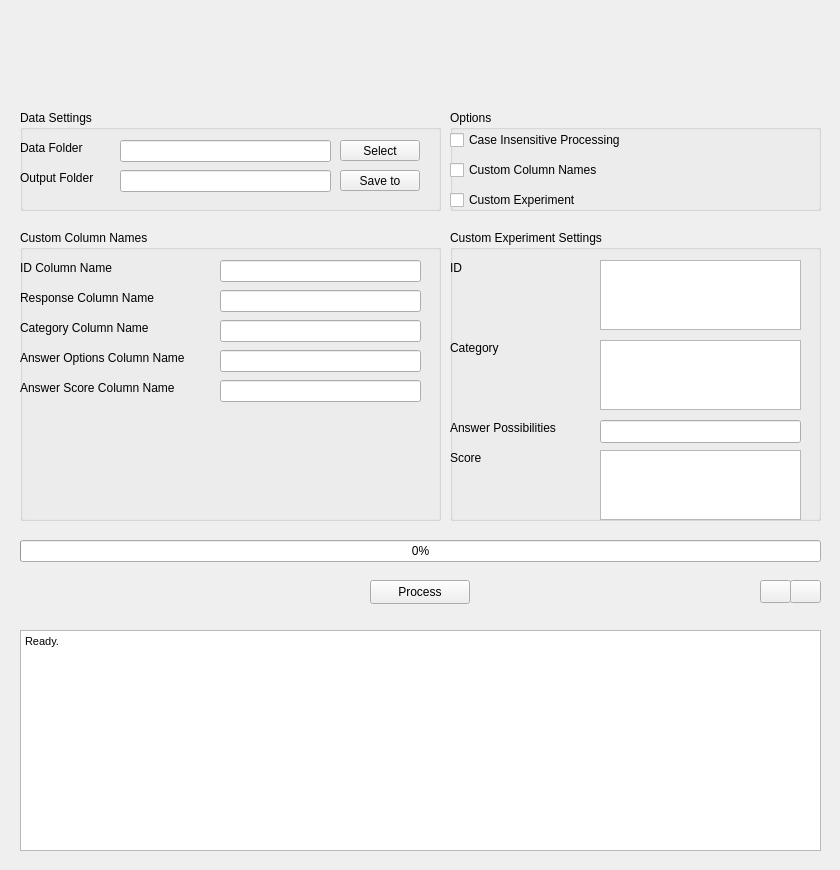
<?xml version="1.0" encoding="UTF-8"?>
<ui version="4.0">
 <class>MainWindow</class>
 <widget class="QMainWindow" name="MainWindow">
  <property name="geometry">
   <rect>
    <x>0</x>
    <y>0</y>
    <width>840</width>
    <height>870</height>
   </rect>
  </property>
  <property name="windowTitle">
   <string>MainWindow</string>
  </property>
  <widget class="QWidget" name="centralwidget">
   <widget class="QPushButton" name="processButton">
    <property name="geometry">
     <rect>
      <x>370</x>
      <y>580</y>
      <width>100</width>
      <height>24</height>
     </rect>
    </property>
    <property name="toolTip">
     <string>Start the merging process</string>
    </property>
    <property name="text">
     <string>Process</string>
    </property>
   </widget>
   <widget class="QPushButton" name="docButton">
    <property name="geometry">
     <rect>
      <x>760</x>
      <y>580</y>
      <width>31</width>
      <height>23</height>
     </rect>
    </property>
    <property name="toolTip">
     <string>Help</string>
    </property>
    <property name="text">
     <string/>
    </property>
    <property name="icon">
     <iconset>
      <normaloff>:/resources/help-about.png</normaloff>:/resources/help-about.png</iconset>
    </property>
    <property name="iconSize">
     <size>
      <width>18</width>
      <height>18</height>
     </size>
    </property>
   </widget>
   <widget class="QPushButton" name="aboutButton">
    <property name="geometry">
     <rect>
      <x>790</x>
      <y>580</y>
      <width>31</width>
      <height>23</height>
     </rect>
    </property>
    <property name="toolTip">
     <string>About this application...</string>
    </property>
    <property name="text">
     <string/>
    </property>
    <property name="icon">
     <iconset>
      <normaloff>:/resources/help-contents.png</normaloff>:/resources/help-contents.png</iconset>
    </property>
    <property name="iconSize">
     <size>
      <width>18</width>
      <height>18</height>
     </size>
    </property>
   </widget>
   <widget class="QGroupBox" name="groupBox">
    <property name="geometry">
     <rect>
      <x>450</x>
      <y>230</y>
      <width>371</width>
      <height>291</height>
     </rect>
    </property>
    <property name="title">
     <string>Custom Experiment Settings</string>
    </property>
    <widget class="QLabel" name="idCustomLabel">
     <property name="geometry">
      <rect>
       <x>0</x>
       <y>30</y>
       <width>16</width>
       <height>16</height>
      </rect>
     </property>
     <property name="text">
      <string>ID</string>
     </property>
    </widget>
    <widget class="QLabel" name="categoryCustomLabel">
     <property name="geometry">
      <rect>
       <x>0</x>
       <y>110</y>
       <width>57</width>
       <height>16</height>
      </rect>
     </property>
     <property name="text">
      <string>Category</string>
     </property>
    </widget>
    <widget class="QLabel" name="answerCustomLabel">
     <property name="geometry">
      <rect>
       <x>0</x>
       <y>190</y>
       <width>122</width>
       <height>16</height>
      </rect>
     </property>
     <property name="text">
      <string>Answer Possibilities</string>
     </property>
    </widget>
    <widget class="QLabel" name="scoreCustomLabel">
     <property name="geometry">
      <rect>
       <x>0</x>
       <y>220</y>
       <width>36</width>
       <height>16</height>
      </rect>
     </property>
     <property name="text">
      <string>Score</string>
     </property>
    </widget>
    <widget class="QPlainTextEdit" name="idCustomPlainTextEdit">
     <property name="geometry">
      <rect>
       <x>150</x>
       <y>30</y>
       <width>201</width>
       <height>70</height>
      </rect>
     </property>
     <property name="maximumSize">
      <size>
       <width>16777215</width>
       <height>16777215</height>
      </size>
     </property>
    </widget>
    <widget class="QPlainTextEdit" name="categoryCustomPlainTextEdit">
     <property name="geometry">
      <rect>
       <x>150</x>
       <y>110</y>
       <width>201</width>
       <height>70</height>
      </rect>
     </property>
     <property name="maximumSize">
      <size>
       <width>16777215</width>
       <height>16777215</height>
      </size>
     </property>
    </widget>
    <widget class="QLineEdit" name="answerCustomLineEdit">
     <property name="geometry">
      <rect>
       <x>150</x>
       <y>190</y>
       <width>201</width>
       <height>23</height>
      </rect>
     </property>
    </widget>
    <widget class="QPlainTextEdit" name="scoreCustomPlainTextEdit">
     <property name="geometry">
      <rect>
       <x>150</x>
       <y>220</y>
       <width>201</width>
       <height>70</height>
      </rect>
     </property>
     <property name="maximumSize">
      <size>
       <width>16777215</width>
       <height>16777215</height>
      </size>
     </property>
    </widget>
    <zorder>answerCustomLabel</zorder>
    <zorder>answerCustomLineEdit</zorder>
    <zorder>idCustomPlainTextEdit</zorder>
    <zorder>idCustomLabel</zorder>
    <zorder>scoreCustomLabel</zorder>
    <zorder>categoryCustomPlainTextEdit</zorder>
    <zorder>scoreCustomPlainTextEdit</zorder>
    <zorder>categoryCustomLabel</zorder>
    <zorder>idCustomLabel</zorder>
    <zorder>categoryCustomLabel</zorder>
    <zorder>answerCustomLabel</zorder>
    <zorder>scoreCustomLabel</zorder>
    <zorder>idCustomPlainTextEdit</zorder>
    <zorder>categoryCustomPlainTextEdit</zorder>
    <zorder>answerCustomLineEdit</zorder>
    <zorder>scoreCustomPlainTextEdit</zorder>
   </widget>
   <widget class="QGroupBox" name="groupBox_2">
    <property name="geometry">
     <rect>
      <x>20</x>
      <y>230</y>
      <width>421</width>
      <height>291</height>
     </rect>
    </property>
    <property name="title">
     <string>Custom Column Names</string>
    </property>
    <widget class="QLabel" name="idColumnLabel">
     <property name="geometry">
      <rect>
       <x>0</x>
       <y>30</y>
       <width>102</width>
       <height>16</height>
      </rect>
     </property>
     <property name="text">
      <string>ID Column Name</string>
     </property>
    </widget>
    <widget class="QLabel" name="responseColumnLabel">
     <property name="geometry">
      <rect>
       <x>0</x>
       <y>60</y>
       <width>152</width>
       <height>16</height>
      </rect>
     </property>
     <property name="text">
      <string>Response Column Name</string>
     </property>
    </widget>
    <widget class="QLabel" name="categoryColumnLabel">
     <property name="geometry">
      <rect>
       <x>0</x>
       <y>90</y>
       <width>146</width>
       <height>16</height>
      </rect>
     </property>
     <property name="text">
      <string>Category Column Name</string>
     </property>
    </widget>
    <widget class="QLabel" name="answerOptionColumnLabel">
     <property name="geometry">
      <rect>
       <x>0</x>
       <y>120</y>
       <width>187</width>
       <height>16</height>
      </rect>
     </property>
     <property name="text">
      <string>Answer Options Column Name</string>
     </property>
    </widget>
    <widget class="QLabel" name="answerScoreColumnLabel">
     <property name="geometry">
      <rect>
       <x>0</x>
       <y>150</y>
       <width>175</width>
       <height>16</height>
      </rect>
     </property>
     <property name="text">
      <string>Answer Score Column Name</string>
     </property>
    </widget>
    <widget class="QLineEdit" name="idColumnLineEdit">
     <property name="geometry">
      <rect>
       <x>200</x>
       <y>30</y>
       <width>201</width>
       <height>22</height>
      </rect>
     </property>
    </widget>
    <widget class="QLineEdit" name="responseColumnLineEdit">
     <property name="geometry">
      <rect>
       <x>200</x>
       <y>60</y>
       <width>201</width>
       <height>22</height>
      </rect>
     </property>
    </widget>
    <widget class="QLineEdit" name="categoryColumnLineEdit">
     <property name="geometry">
      <rect>
       <x>200</x>
       <y>90</y>
       <width>201</width>
       <height>22</height>
      </rect>
     </property>
    </widget>
    <widget class="QLineEdit" name="answerOptionColumnLineEdit">
     <property name="geometry">
      <rect>
       <x>200</x>
       <y>120</y>
       <width>201</width>
       <height>22</height>
      </rect>
     </property>
    </widget>
    <widget class="QLineEdit" name="answerScoreColumnLineEdit">
     <property name="geometry">
      <rect>
       <x>200</x>
       <y>150</y>
       <width>201</width>
       <height>22</height>
      </rect>
     </property>
    </widget>
   </widget>
   <widget class="QGroupBox" name="groupBox_3">
    <property name="geometry">
     <rect>
      <x>20</x>
      <y>110</y>
      <width>421</width>
      <height>101</height>
     </rect>
    </property>
    <property name="title">
     <string>Data Settings</string>
    </property>
    <widget class="QLabel" name="inputFolderLabel">
     <property name="geometry">
      <rect>
       <x>0</x>
       <y>30</y>
       <width>73</width>
       <height>16</height>
      </rect>
     </property>
     <property name="text">
      <string>Data Folder</string>
     </property>
    </widget>
    <widget class="QLineEdit" name="inputFolderLocation">
     <property name="geometry">
      <rect>
       <x>100</x>
       <y>30</y>
       <width>211</width>
       <height>22</height>
      </rect>
     </property>
     <property name="readOnly">
      <bool>true</bool>
     </property>
    </widget>
    <widget class="QLineEdit" name="outputFolderDestination">
     <property name="geometry">
      <rect>
       <x>100</x>
       <y>60</y>
       <width>211</width>
       <height>22</height>
      </rect>
     </property>
     <property name="dragEnabled">
      <bool>false</bool>
     </property>
     <property name="readOnly">
      <bool>true</bool>
     </property>
    </widget>
    <widget class="QLabel" name="outputFolderLabel">
     <property name="geometry">
      <rect>
       <x>0</x>
       <y>60</y>
       <width>86</width>
       <height>16</height>
      </rect>
     </property>
     <property name="text">
      <string>Output Folder</string>
     </property>
    </widget>
    <widget class="QPushButton" name="inputFolderButton">
     <property name="geometry">
      <rect>
       <x>320</x>
       <y>30</y>
       <width>80</width>
       <height>21</height>
      </rect>
     </property>
     <property name="toolTip">
      <string>Select folder containing the data files</string>
     </property>
     <property name="text">
      <string>Select</string>
     </property>
    </widget>
    <widget class="QPushButton" name="outputFolderButton">
     <property name="geometry">
      <rect>
       <x>320</x>
       <y>60</y>
       <width>80</width>
       <height>21</height>
      </rect>
     </property>
     <property name="toolTip">
      <string>Select destination to save the score file to</string>
     </property>
     <property name="text">
      <string>Save to</string>
     </property>
    </widget>
   </widget>
   <widget class="QGroupBox" name="groupBox_4">
    <property name="geometry">
     <rect>
      <x>450</x>
      <y>110</y>
      <width>371</width>
      <height>101</height>
     </rect>
    </property>
    <property name="title">
     <string>Options</string>
    </property>
    <widget class="QCheckBox" name="caseInsensitiveCheckBox">
     <property name="geometry">
      <rect>
       <x>0</x>
       <y>20</y>
       <width>198</width>
       <height>20</height>
      </rect>
     </property>
     <property name="text">
      <string>Case Insensitive Processing</string>
     </property>
    </widget>
    <widget class="QCheckBox" name="customColumnCheckBox">
     <property name="geometry">
      <rect>
       <x>0</x>
       <y>50</y>
       <width>168</width>
       <height>20</height>
      </rect>
     </property>
     <property name="text">
      <string>Custom Column Names</string>
     </property>
    </widget>
    <widget class="QCheckBox" name="customExperimentCheckBox">
     <property name="geometry">
      <rect>
       <x>0</x>
       <y>80</y>
       <width>145</width>
       <height>20</height>
      </rect>
     </property>
     <property name="text">
      <string>Custom Experiment</string>
     </property>
    </widget>
    <zorder>caseInsensitiveCheckBox</zorder>
    <zorder>customColumnCheckBox</zorder>
    <zorder>groupBox_2</zorder>
    <zorder>customExperimentCheckBox</zorder>
   </widget>
   <widget class="QTextEdit" name="statusBox">
    <property name="enabled">
     <bool>true</bool>
    </property>
    <property name="geometry">
     <rect>
      <x>20</x>
      <y>630</y>
      <width>801</width>
      <height>221</height>
     </rect>
    </property>
    <property name="sizePolicy">
     <sizepolicy hsizetype="Expanding" vsizetype="Expanding">
      <horstretch>0</horstretch>
      <verstretch>0</verstretch>
     </sizepolicy>
    </property>
    <property name="minimumSize">
     <size>
      <width>0</width>
      <height>0</height>
     </size>
    </property>
    <property name="maximumSize">
     <size>
      <width>16777215</width>
      <height>16777215</height>
     </size>
    </property>
    <property name="html">
     <string>&lt;!DOCTYPE HTML PUBLIC &quot;-//W3C//DTD HTML 4.0//EN&quot; &quot;http://www.w3.org/TR/REC-html40/strict.dtd&quot;&gt;
&lt;html&gt;&lt;head&gt;&lt;meta name=&quot;qrichtext&quot; content=&quot;1&quot; /&gt;&lt;style type=&quot;text/css&quot;&gt;
p, li { white-space: pre-wrap; }
&lt;/style&gt;&lt;/head&gt;&lt;body style=&quot; font-family:'Sans Serif'; font-size:9pt; font-weight:400; font-style:normal;&quot;&gt;
&lt;p style=&quot; margin-top:0px; margin-bottom:0px; margin-left:0px; margin-right:0px; -qt-block-indent:0; text-indent:0px;&quot;&gt;&lt;span style=&quot; font-family:'MS Shell Dlg 2'; font-size:8pt;&quot;&gt;Ready.&lt;/span&gt;&lt;/p&gt;&lt;/body&gt;&lt;/html&gt;</string>
    </property>
   </widget>
   <widget class="QProgressBar" name="progressBar">
    <property name="geometry">
     <rect>
      <x>20</x>
      <y>540</y>
      <width>801</width>
      <height>22</height>
     </rect>
    </property>
    <property name="value">
     <number>0</number>
    </property>
   </widget>
   <widget class="QLabel" name="label">
    <property name="geometry">
     <rect>
      <x>21</x>
      <y>872</y>
      <width>16</width>
      <height>16</height>
     </rect>
    </property>
    <property name="sizePolicy">
     <sizepolicy hsizetype="Preferred" vsizetype="Expanding">
      <horstretch>0</horstretch>
      <verstretch>0</verstretch>
     </sizepolicy>
    </property>
    <property name="text">
     <string/>
    </property>
   </widget>
   <widget class="QLabel" name="image">
    <property name="geometry">
     <rect>
      <x>190</x>
      <y>16</y>
      <width>491</width>
      <height>80</height>
     </rect>
    </property>
    <property name="sizePolicy">
     <sizepolicy hsizetype="Expanding" vsizetype="Fixed">
      <horstretch>0</horstretch>
      <verstretch>0</verstretch>
     </sizepolicy>
    </property>
    <property name="minimumSize">
     <size>
      <width>0</width>
      <height>80</height>
     </size>
    </property>
    <property name="maximumSize">
     <size>
      <width>16777215</width>
      <height>80</height>
     </size>
    </property>
    <property name="text">
     <string/>
    </property>
   </widget>
  </widget>
 </widget>
 <resources/>
 <connections/>
</ui>
